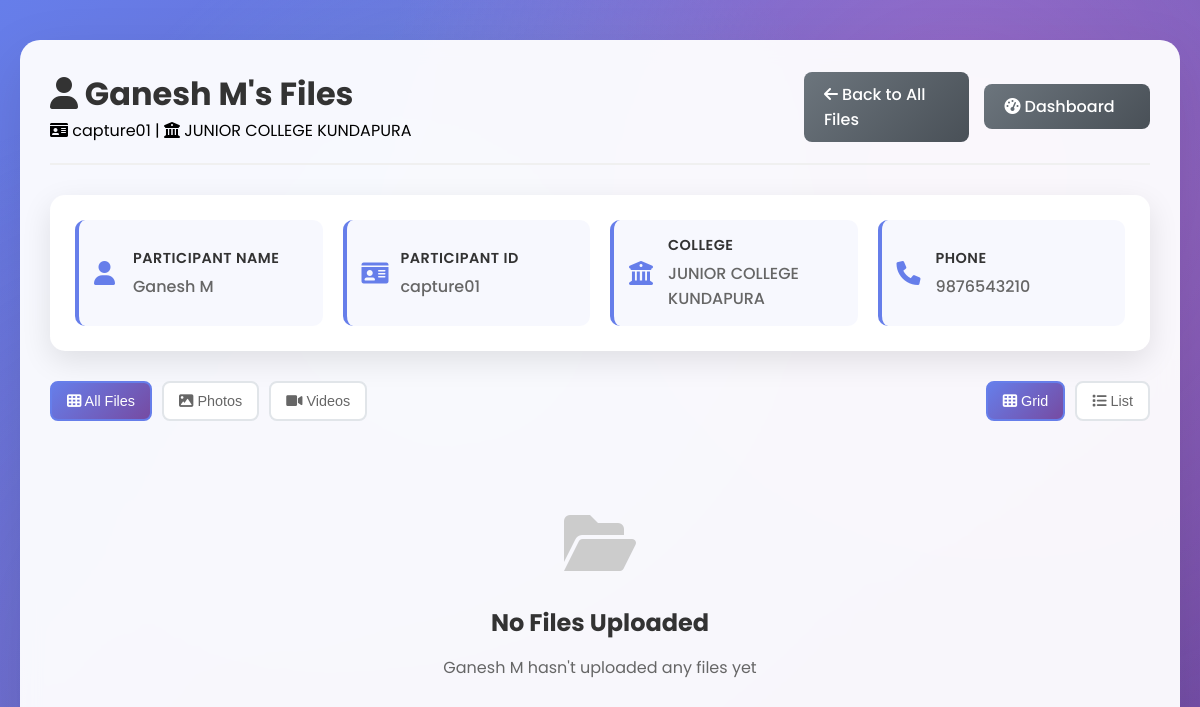
/admin/files/2 (signed in), run on the app's committed database.
### app.py (models this page shows)
class Participant(db.Model):
    id = db.Column(db.Integer, primary_key=True)
    participant_id = db.Column(db.String(50), nullable=False, unique=True)
    name = db.Column(db.String(100), nullable=False)
    phone = db.Column(db.String(15), nullable=False)
    college_id = db.Column(db.Integer, db.ForeignKey('college.id'), nullable=False)
    created_at = db.Column(db.DateTime, default=datetime.utcnow)
    uploads = db.relationship('FileUpload', backref='participant', lazy=True)

class College(db.Model):
    id = db.Column(db.Integer, primary_key=True)
    name = db.Column(db.String(100), nullable=False, unique=True)
    created_at = db.Column(db.DateTime, default=datetime.utcnow)
    participants = db.relationship('Participant', backref='college', lazy=True)

### app.py (the view)
@app.route('/admin/files/<int:participant_id>')
def admin_participant_files(participant_id):
    if not session.get('admin_logged_in'):
        return redirect(url_for('admin_login'))
    participant = Participant.query.get_or_404(participant_id)
    uploads = FileUpload.query.filter_by(participant_id=participant_id).all()
    return render_template('admin_participant_files.html',
                         participant=participant,
                         uploads=uploads)

### templates/admin_participant_files.html (shortened to what this page needs)
{% extends "base.html" %}
{% block content %}
<div class="dashboard-container">
    <div class="dashboard-header">
        <div>
            <h1 class="dashboard-title">
                <i class="fas fa-user"></i> {{ participant.name }}'s Files
            </h1>
            <p><i class="fas fa-id-card"></i> {{ participant.participant_id }} | <i class="fas fa-university"></i> {{ participant.college.name }}</p>
        </div>
        <div class="header-actions">
            <a href="{{ url_for('admin_files') }}" class="btn btn-secondary">
                <i class="fas fa-arrow-left"></i> Back to All Files
            </a>
            <a href="{{ url_for('admin_dashboard') }}" class="btn btn-secondary">
                <i class="fas fa-tachometer-alt"></i> Dashboard
            </a>
        </div>
    </div>
    <div class="participant-info-card">
        <div class="info-grid">
            <div class="info-item">
                <i class="fas fa-user"></i>
                <div>
                    <h4>Participant Name</h4>
                    <p>{{ participant.name }}</p>
                </div>
            </div>
            <div class="info-item">
                <i class="fas fa-id-card"></i>
                <div>
                    <h4>Participant ID</h4>
                    <p>{{ participant.participant_id }}</p>
                </div>
            </div>
            <div class="info-item">
                <i class="fas fa-university"></i>
                <div>
                    <h4>College</h4>
                    <p>{{ participant.college.name }}</p>
                </div>
            </div>
            <div class="info-item">
                <i class="fas fa-phone"></i>
                <div>
                    <h4>Phone</h4>
                    <p>{{ participant.phone }}</p>
                </div>
            </div>
        </div>
    </div>
    <div class="file-controls">
        <div class="file-filters">
            <button class="filter-btn active" onclick="filterFiles('all')">
                <i class="fas fa-th"></i> All Files
            </button>
            <button class="filter-btn" onclick="filterFiles('image')">
                <i class="fas fa-image"></i> Photos
            </button>
            <button class="filter-btn" onclick="filterFiles('video')">
                <i class="fas fa-video"></i> Videos
            </button>
        </div>
        <div class="view-options">
            <button class="view-btn active" onclick="changeView('grid')">
                <i class="fas fa-th"></i> Grid
            </button>
            <button class="view-btn" onclick="changeView('list')">
                <i class="fas fa-list"></i> List
            </button>
        </div>
    </div>
    {% if uploads %}
        <div class="file-stats">
            <div class="stat-card">
                <i class="fas fa-images"></i>
                <div>
                    <h3>{{ uploads|selectattr('file_type', 'equalto', 'image')|list|length }}</h3>
                    <p>Photos</p>
                </div>
            </div>
            <div class="stat-card">
                <i class="fas fa-video"></i>
                <div>
                    <h3>{{ uploads|selectattr('file_type', 'equalto', 'video')|list|length }}</h3>
                    <p>Videos</p>
                </div>
            </div>
            <div class="stat-card">
                <i class="fas fa-folder"></i>
                <div>
                    <h3>{{ uploads|length }}</h3>
                    <p>Total Files</p>
                </div>
            </div>
        </div>
        <div id="file-grid-view" class="file-grid">
            {% for upload in uploads %}
            <div class="file-item" data-type="{{ upload.file_type }}" onclick="previewFile('{{ url_for('uploaded_file', participant_id=participant.id, filename=upload.filename) }}', '{{ upload.file_type }}')">
                <div class="file-preview">
                    {% if upload.file_type == 'image' %}
                        <img src="{{ url_for('uploaded_file', participant_id=participant.id, filename=upload.filename) }}"
                             alt="{{ upload.original_filename }}" class="preview-image">
                    {% else %}
                        <video class="preview-video" muted>
                            <source src="{{ url_for('uploaded_file', participant_id=participant.id, filename=upload.filename) }}" type="video/mp4">
                        </video>
                        <div class="video-overlay">
                            <i class="fas fa-play"></i>
                        </div>
                    {% endif %}
                </div>
                <div class="file-info">
                    <h4 class="file-name">{{ upload.original_filename }}</h4>
                    <p class="file-date">
                        <i class="fas fa-calendar"></i> {{ upload.uploaded_at.strftime('%Y-%m-%d %H:%M') }}
                    </p>
                    <div class="file-type-badge {{ upload.file_type }}">
                        {% if upload.file_type == 'image' %}
                            <i class="fas fa-image"></i> Photo
                        {% else %}
                            <i class="fas fa-video"></i> Video
                        {% endif %}
                    </div>
                </div>
            </div>
            {% endfor %}
        </div>
        <div id="file-list-view" class="file-list" style="display: none;">
            {% for upload in uploads %}
            <div class="file-list-item" data-type="{{ upload.file_type }}" onclick="previewFile('{{ url_for('uploaded_file', participant_id=participant.id, filename=upload.filename) }}', '{{ upload.file_type }}')">
                <div class="file-icon {{ upload.file_type }}">
                    {% if upload.file_type == 'image' %}
                        <img src="{{ url_for('uploaded_file', participant_id=participant.id, filename=upload.filename) }}"
                             alt="{{ upload.original_filename }}" class="list-preview-image">
                    {% else %}
                        <i class="fas fa-video"></i>
                    {% endif %}
                </div>
                <div class="file-details">
                    <h4>{{ upload.original_filename }}</h4>
                    <p><i class="fas fa-calendar"></i> {{ upload.uploaded_at.strftime('%Y-%m-%d %H:%M') }}</p>
                </div>
                <div class="file-type-badge {{ upload.file_type }}">
                    {% if upload.file_type == 'image' %}
                        <i class="fas fa-image"></i> Photo
                    {% else %}
                        <i class="fas fa-video"></i> Video
                    {% endif %}
                </div>
            </div>
            {% endfor %}
        </div>
    {% else %}
        <div class="empty-state">
            <i class="fas fa-folder-open"></i>
            <h3>No Files Uploaded</h3>
            <p>{{ participant.name }} hasn't uploaded any files yet</p>
        </div>
    {% endif %}
</div>
{% endblock %}

### static/css/style.css (style rules this page uses)
* { margin: 0; padding: 0; box-sizing: border-box; }
body { font-family: 'Poppins', sans-serif; background: linear-gradient(135deg, #667eea 0%, #764ba2 100%); min-height: 100vh; overflow-x: hidden; }
body::before { content: ''; position: fixed; top: 0; left: 0; width: 100%; height: 100%; background: radial-gradient(circle at 20% 80%, rgba(120, 119, 198, 0.3) 0%, transparent 50%), radial-gradient(circle at 80% 20%, rgba(255, 119, 198, 0.3) 0%, transparent 50%), radial-gradient(circle at 40% 40%, rgba(120, 219, 255, 0.3) 0%, transparent 50%); animation: backgroundShift 20s ease-in-out infinite; z-index: -1; }
.btn { width: 100%; padding: 15px; background: linear-gradient(135deg, #667eea, #764ba2); color: white; border: none; border-radius: 10px; font-size: 1rem; font-weight: 600; cursor: pointer; transition: all 0.3s ease; position: relative; overflow: hidden; }
.btn::before { content: ''; position: absolute; top: 0; left: -100%; width: 100%; height: 100%; background: linear-gradient(90deg, transparent, rgba(255, 255, 255, 0.2), transparent); transition: left 0.5s; }
.dashboard-container { background: rgba(255, 255, 255, 0.95); backdrop-filter: blur(10px); border-radius: 20px; padding: 30px; margin: 20px 0; box-shadow: 0 20px 60px rgba(0, 0, 0, 0.1); animation: fadeInUp 0.8s ease-out; }
.dashboard-header { display: flex; justify-content: space-between; align-items: center; margin-bottom: 30px; padding-bottom: 20px; border-bottom: 2px solid #f0f0f0; }
.dashboard-title { color: #333; font-size: 2rem; font-weight: 700; }
.animate-fade-in { animation: fadeInUp 0.6s ease-out; }

### templates/admin_participant_files.html (style rules this page uses)
.header-actions { display: flex; gap: 15px; align-items: center; }
.btn-secondary { background: linear-gradient(135deg, #6c757d, #495057); color: white; padding: 10px 20px; border: none; border-radius: 8px; text-decoration: none; font-weight: 500; transition: all 0.3s ease; }
.participant-info-card { background: white; border-radius: 15px; padding: 25px; margin-bottom: 30px; box-shadow: 0 10px 30px rgba(0, 0, 0, 0.1); }
.info-grid { display: grid; grid-template-columns: repeat(auto-fit, minmax(200px, 1fr)); gap: 20px; }
.info-item { display: flex; align-items: center; gap: 15px; padding: 15px; background: rgba(102, 126, 234, 0.05); border-radius: 10px; border-left: 4px solid #667eea; }
.info-item i { font-size: 1.5rem; color: #667eea; width: 24px; }
.info-item h4 { color: #333; font-size: 0.9rem; font-weight: 600; margin: 0 0 5px 0; text-transform: uppercase; letter-spacing: 0.5px; }
.info-item p { color: #666; font-size: 1rem; margin: 0; font-weight: 500; }
.file-controls { display: flex; justify-content: space-between; align-items: center; margin-bottom: 30px; flex-wrap: wrap; gap: 20px; }
.file-filters, .view-options { display: flex; gap: 10px; }
.filter-btn, .view-btn { background: white; border: 2px solid #e1e5e9; border-radius: 8px; padding: 10px 15px; cursor: pointer; transition: all 0.3s ease; font-size: 0.9rem; color: #666; }
.filter-btn.active, .view-btn.active { background: linear-gradient(135deg, #667eea, #764ba2); color: white; border-color: #667eea; }
.empty-state { text-align: center; padding: 60px 20px; color: #666; }
.empty-state i { font-size: 4rem; color: #ccc; margin-bottom: 30px; display: block; }
.empty-state h3 { color: #333; margin-bottom: 15px; font-size: 1.5rem; }
.empty-state p { margin-bottom: 30px; font-size: 1rem; }

### data on the page
Participant: name "Ganesh M", participant_id "capture01", phone "9876543210"
College: college.name "JUNIOR COLLEGE KUNDAPURA"
